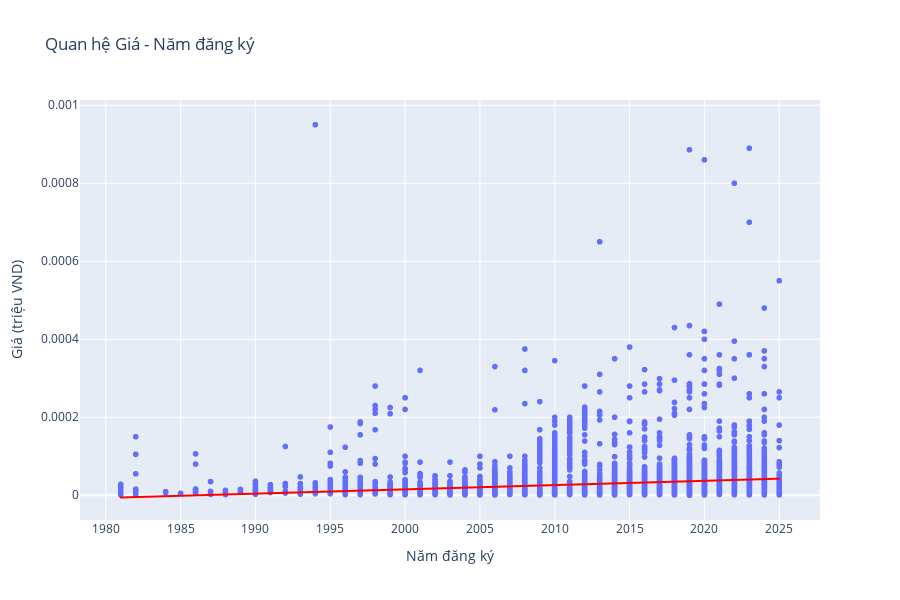

Notebook cell for this chart:
### Markdown cell above
# Trực Quan Hóa Dữ Liệu

Notebook này trực quan hóa các phân phối chính và mối quan hệ giữa các biến.

### Code cell
import pandas as pd
import seaborn as sns
import matplotlib.pyplot as plt
import plotly.express as px

sns.set_theme(style="whitegrid")

DATA_PATH = "/Users/doananh/Documents/Documents - Doan’s MacBook Pro/đồ án DS/project2/data_motobikes.xlsx - Sheet1.csv"

df = pd.read_csv(DATA_PATH)

# Phân phối giá
plt.figure(figsize=(8, 4))
price_series = (
    df["Giá"].astype(str)
    .str.replace("đ", "", regex=False)
    .str.replace(".", "", regex=False)
    .str.replace(",", "", regex=False)
)
price_series = pd.to_numeric(price_series, errors="coerce") / 1_000_000
sns.histplot(price_series, bins=50, kde=True)
plt.title("Phân phối giá (triệu VND)")
plt.xlabel("Giá (triệu VND)")
plt.ylabel("Số lượng tin")
plt.show()

# Boxplot so sánh theo thương hiệu
import re

def parse_price(value):
    if pd.isna(value):
        return None
    value = str(value).lower()
    if value in {"đang cập nhật", "liên hệ", "thỏa thuận"}:
        return None
    value = value.replace("triệu", "tr").replace("tỷ", "ty")
    value = value.replace("đ", "").replace("vnđ", "").replace("vnd", "")
    value = value.replace(" ", "")
    match = re.search(r"([0-9]+(?:[\.,][0-9]+)?)", value)
    if not match:
        return None
    number = match.group(1).replace(",", ".")
    try:
        number = float(number)
    except ValueError:
        return None
    if "ty" in value or value.endswith("ty"):
        return number * 1000.0
    if "tr" in value or value.endswith("tr"):
        return number
    return number / 1_000_000

df["price_m"] = df["Giá"].apply(parse_price)

plt.figure(figsize=(12, 6))
top_brands = df["Thương hiệu"].value_counts().head(10).index.tolist()
df_top = df[df["Thương hiệu"].isin(top_brands) & df["price_m"].notna()].copy()
sns.boxplot(data=df_top, x="Thương hiệu", y="price_m")
plt.xticks(rotation=45, ha="right")
plt.title("So sánh giá theo top 10 thương hiệu")
plt.ylabel("Giá (triệu VND)")
plt.xlabel("Thương hiệu")
plt.tight_layout()
plt.show()

# Heatmap tương quan giữa các biến số
numeric_cols = ["Giá", "Khoảng giá min", "Khoảng giá max", "Năm đăng ký", "Số Km đã đi"]
num_df = df[numeric_cols].apply(pd.to_numeric, errors="coerce")
plt.figure(figsize=(6, 4))
sns.heatmap(num_df.corr(), annot=True, cmap="Blues")
plt.title("Ma trận tương quan")
plt.show()

# Parse năm đăng ký
df["year"] = pd.to_numeric(df["Năm đăng ký"], errors="coerce")

# Plotly: scatter giá theo năm
df_plot = df[["year", "price_m"]].dropna()
fig = px.scatter(
    df_plot,
    x="year",
    y="price_m",
    title="Quan hệ Giá - Năm đăng ký",
    labels={"price_m": "Giá (triệu VND)", "year": "Năm đăng ký"},
    trendline="ols",
    trendline_color_override="red"
)
fig.update_layout(
    xaxis_title="Năm đăng ký",
    yaxis_title="Giá (triệu VND)",
    width=900,
    height=600
)
fig.show()

### Figure 1 — Plotly figure (JSON) as saved in the notebook; plotly's stock layout.template omitted (floating-point values rounded to 4 significant figures; data arrays with more than 128 entries replaced by an {"elided": "..."} marker saying what was removed)
{"data": [{"hovertemplate": "Năm đăng ký=%{x}<br>Giá (triệu VND)=%{y}<extra></extra>", "legendgroup": "", "marker": {"color": "#636efa", "symbol": "circle"}, "mode": "markers", "name": "", "showlegend": false, "type": "scattergl", "x": {"elided": "7139 int values"}, "xaxis": "x", "y": {"elided": "7139 float values"}, "yaxis": "y"}, {"hovertemplate": "<b>OLS trendline</b><br>price_m = 1.09609e-06 * year + -0.00217709<br>R<sup>2</sup>=0.025919<br><br>Năm đăng ký=%{x}<br>Giá (triệu VND)=%{y} <b>(trend)</b><extra></extra>", "legendgroup": "", "line": {"color": "red"}, "marker": {"color": "#636efa", "symbol": "circle"}, "mode": "lines", "name": "", "showlegend": false, "type": "scattergl", "x": {"elided": "7139 int values"}, "xaxis": "x", "y": {"elided": "7139 float values"}, "yaxis": "y"}], "layout": {"height": 600, "legend": {"tracegroupgap": 0}, "title": {"text": "Quan hệ Giá - Năm đăng ký"}, "width": 900, "xaxis": {"anchor": "y", "domain": [0, 1], "title": {"text": "Năm đăng ký"}}, "yaxis": {"anchor": "x", "domain": [0, 1], "title": {"text": "Giá (triệu VND)"}}}}
